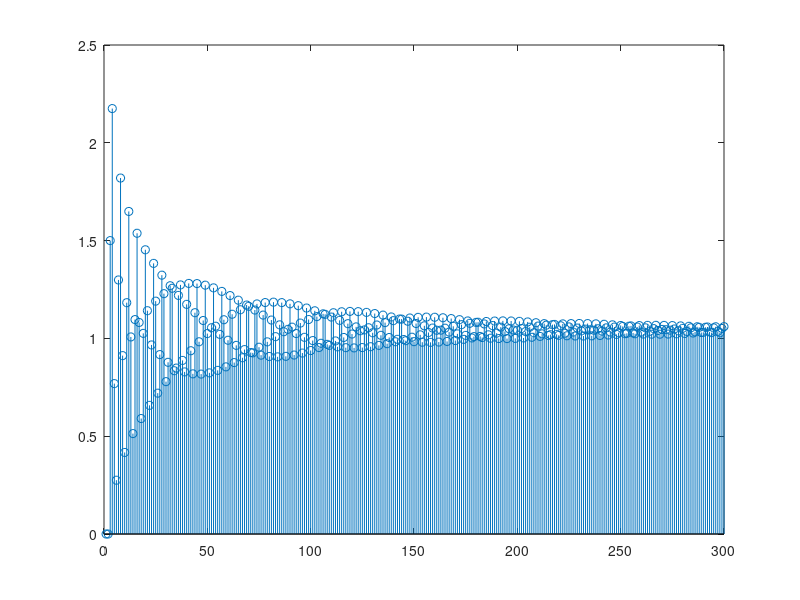

The MATLAB source for this figure: (Note: this script raises an error after producing the figure.)
%% Model expansion
close all; clear all;
clc;
P=path;
path(P,'../functions')
P=path;
path(P,'../functions/signal')
P=path;
path(P,'../functions/plots')
P=path;
path(P,'../functions/rational')

%% Real system - variables
a1=.3; a2=-.5; a3=1.5; b1=.2;

%% model parameter definition
% model example 
%y(k) = (y(k-a1)^b1)*(y(k-c1)^d1)+...+(y(k-an)^bn)*(y(k-cn)^dn)+(y(k-ua1)^ub1)*(u(k-uc1)^ud1)+...+(y(k-uan)^ubn)*(u(k-ucn)^udn)
%       1+(y(k-an1)^bn1)*(y(k-cn1)^dn1)+...+(y(k-am)^bm)*(y(k-cm)^dm)+(y(k-ua1)^ub1)*(u(k-uc1)^ud1)+...+(y(k-uan)^ubn)*(u(k-ucn)^udn)
m_rat.n_dim   = 3;
m_rat.dim     = 4;
% to indo do
m_rat.texp    = [2 1 1 3];
m_rat.yu      = [1 1 2 1];
m_rat.regr    = [1 2 1 2];
% tels if there is some non linearity like (y(k-a)^b)*(y(k-c)^d)
% r = 3 u = 2 y=1 none =0
m_rat.yplus_yur = [0 1 2 0];
% tels the d param
m_rat.yplus_exp = [0 1 1 0];
% tels the C param
m_rat.yplus_regr = [0 1 1 0];

m_rat.err_m_rat   = 0;
m_rat.err_enable = true
%% Simulation parameters
simul=struct('N', 300, 'nEstimates', 50, 'np', 0.5, 'maxError', 0.01, 'l', 100, 'diffConv', .1);

% initial conditions
y=zeros(simul.N, 1);
u=ones(simul.N, 1);
%u=f_get_square_signal(simul.N);

%% Simulation of real system
for k=3:simul.N
    y(k)=(a1*y(k-1)^2+a2*y(k-2)*y(k-1)+a3*u(k-2)*u(k-1))/(1+b1*y(k-2)^3);
end
stem(y)
%% Rational model - get the rational m_rat estimative
ret = f_rational_model(simul, m_rat, [y(1) y(2)], y, u, 0, 0)
f_draw_elipse(ret(:,1), ret(:,2), a1, a2);
f_draw_elipse(ret(:,3), ret(:,4), a3, b1);